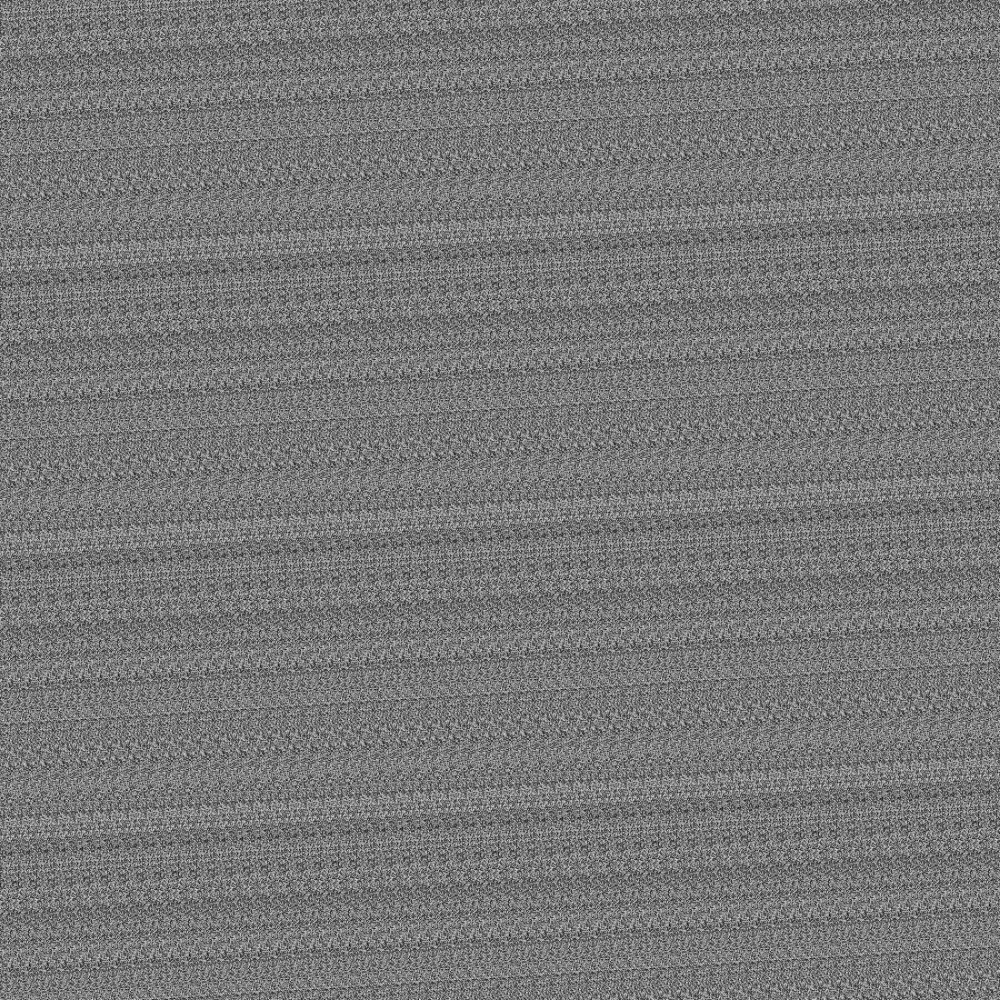
Frame 1 (no input)
Frame 2 (the mouse pressed at the canvas centre, redrawn once): identical to frame 1, image omitted

The Processing sketch that drew this single still picture (run headless with seeded random() and noise(); the mouse was pressed at the canvas centre and the sketch redrawn once):

// Processing sketch: PerlinNoise2D
// ── PerlinNoise2D.pde

float increment = 0.9;

void setup() {
  size(1000,1000);
  //fullScreen();
  noLoop();
}

void draw() {
  background(0);
  
  
  loadPixels();

  float xoff = 0.0; // Start xoff at 0
  
  // For every x,y coordinate in a 2D space, calculate a noise value and produce a brightness value
  for (int x = 0; x < width; x++) {
    xoff += increment;   // Increment xoff 
    float yoff = 0.0;   // For every xoff, start yoff at 0
    
    for (int y = 0; y < height; y++) {
      yoff += increment; // Increment yoff
      
      // Calculate noise and scale by 255
      float bright = noise(xoff,yoff)*255;

      // Try using this line instead
      //float bright = random(0,255);
      
      // Set each pixel onscreen to a grayscale value
      pixels[x+y*width] = color(bright);
    }
  }
  
  updatePixels();
}
